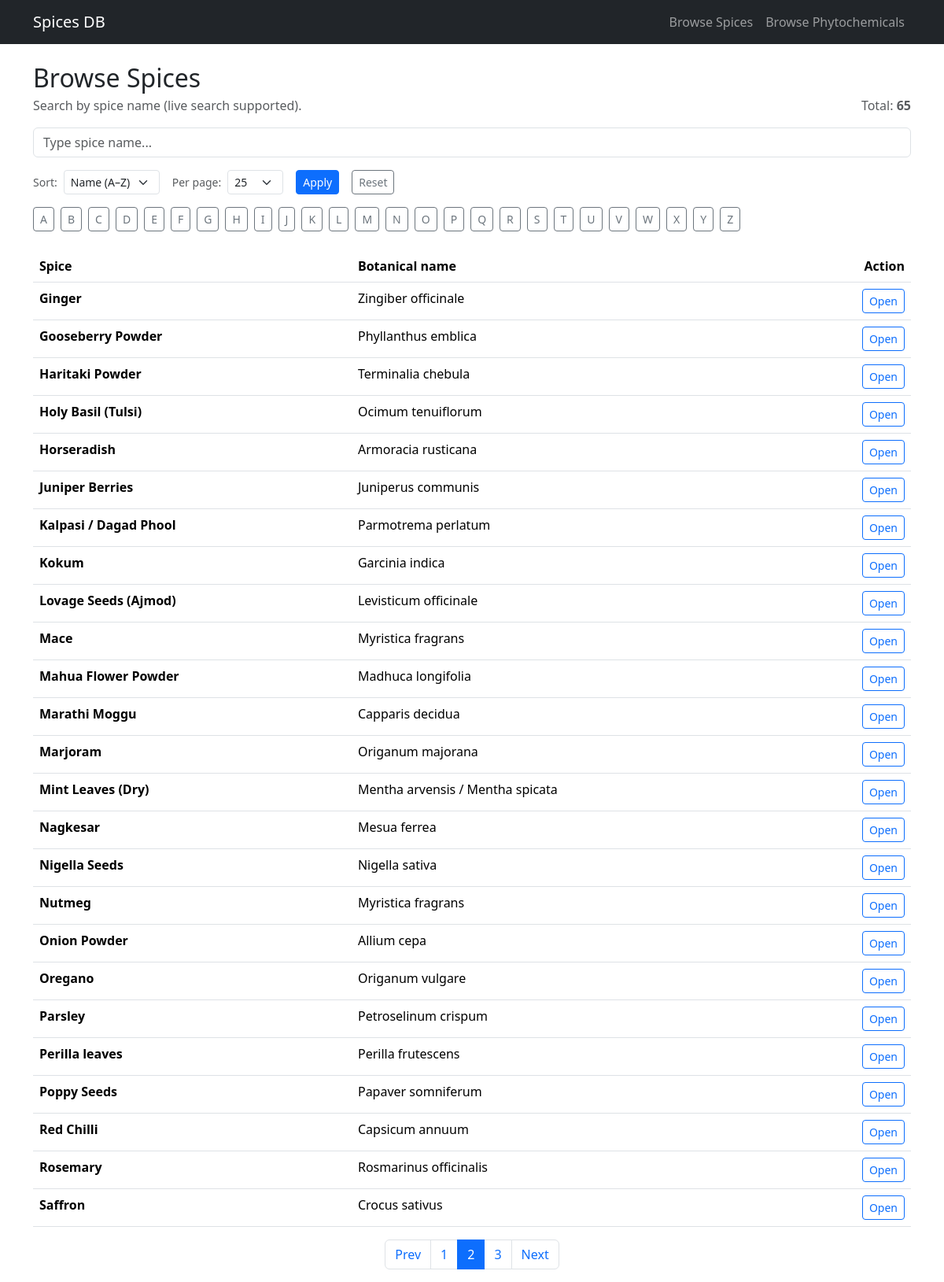
Page /browse/spices?page=2 on the committed database.
### tables this page shows
CREATE TABLE spices (
  spice_id INTEGER PRIMARY KEY AUTOINCREMENT,
  spice_name TEXT NOT NULL UNIQUE,
  botanical_name TEXT
);

### app.py (the view, shortened to what this page needs)
@app.route("/browse/spices")
def browse_spices():
    q = (request.args.get("q") or "").strip()
    starts = (request.args.get("starts") or "").strip().upper()
    sort = request.args.get("sort", "name_asc")
    sort_map = {
        "name_asc": "spice_name ASC",
        "name_desc": "spice_name DESC",
    }
    order_by = sort_map.get(sort, "spice_name ASC")
    page = int(request.args.get("page", 1))
    per_page = int(request.args.get("per_page", 25))
    per_page = max(5, min(per_page, 200))
    offset = (page - 1) * per_page
    base_qs = build_base_qs()
    if starts and len(starts) == 1 and starts.isalpha():
        total = query_db(
            "SELECT COUNT(*) AS c FROM spices WHERE spice_name LIKE ?",
            (f"{starts}%",),
            one=True,
        )["c"]
        rows = query_db(
            f"""
            SELECT spice_id, spice_name, botanical_name
            FROM spices
            WHERE spice_name LIKE ?
            ORDER BY {order_by}
            LIMIT ? OFFSET ?
            """,
            (f"{starts}%", per_page, offset),
        )
    else:
        total = query_db("SELECT COUNT(*) AS c FROM spices", one=True)["c"]
        rows = query_db(
            f"""
            SELECT spice_id, spice_name, botanical_name
            FROM spices
            ORDER BY {order_by}
            LIMIT ? OFFSET ?
            """,
            (per_page, offset),
        )
    return render_template(
        "browse_spices.html",
        spices=rows,
        q=q,
        starts=starts,
        sort=sort,
        page=page,
        per_page=per_page,
        total=total,
        base_qs=base_qs,
    )

### app.py (called while the page is built)
def get_db_connection():
    if not os.path.exists(DB_PATH):
        raise FileNotFoundError(
            f"SQLite DB not found at {DB_PATH}. Put spices.db inside /data folder."
        )
    conn = sqlite3.connect(DB_PATH)
    conn.row_factory = sqlite3.Row
    return conn

def query_db(sql: str, params=(), one: bool = False):
    conn = get_db_connection()
    cur = conn.execute(sql, params)
    rows = cur.fetchall()
    conn.close()
    return (rows[0] if rows else None) if one else rows

def build_base_qs():
    args = request.args.to_dict(flat=True)
    args.pop("page", None)
    return urlencode(args)

### templates/browse_spices.html (shortened to what this page needs)
{% extends "base.html" %}
{% block content %}
<div class="container mt-4">
  <div class="d-flex align-items-end justify-content-between gap-3 flex-wrap">
    <div>
      <h2 class="mb-1">Browse Spices</h2>
      <p class="text-muted mb-0">Search by spice name (live search supported).</p>
    </div>
    <div class="text-muted">
      Total: <b>{{ total }}</b>
    </div>
  </div>
  <div class="mt-3">
    <input id="spiceSearch" class="form-control" placeholder="Type spice name..." value="{{ q }}" />
  </div>
  <form id="spiceControls" class="mt-3 d-flex flex-wrap gap-3 align-items-center" method="get" action="{{ url_for('browse_spices') }}">
    <div class="d-flex align-items-center gap-2">
      <label class="text-muted small mb-0" for="sortBy">Sort:</label>
      <select class="form-select form-select-sm" name="sort" id="sortBy" style="width:auto;"
              onchange="document.getElementById('spiceControls').submit()">
        <option value="name_asc" {% if sort=='name_asc' %}selected{% endif %}>Name (A–Z)</option>
      </select>
    </div>
    <div class="d-flex align-items-center gap-2">
      <label class="text-muted small mb-0" for="perPage">Per page:</label>
      <select class="form-select form-select-sm" name="per_page" id="perPage" style="width:auto;"
              onchange="document.getElementById('spiceControls').submit()">
        <option value="25" {% if per_page==25 %}selected{% endif %}>25</option>
      </select>
    </div>
    <button class="btn btn-sm btn-primary" type="submit">Apply</button>
    <a class="btn btn-sm btn-outline-secondary" href="{{ url_for('browse_spices') }}">Reset</a>
  </form>
  <div class="mt-3 d-flex flex-wrap gap-2">
    {% for letter in "ABCDEFGHIJKLMNOPQRSTUVWXYZ" %}
      <a class="btn btn-sm btn-outline-secondary"
         href="{{ url_for('browse_spices', starts=letter, sort=sort, per_page=per_page) }}"
         title="Show spices containing '{{ letter }}'">
        {{ letter }}
      </a>
    {% endfor %}
  </div>
  <div class="mt-4">
    <table class="table table-hover">
      <thead>
        <tr>
          <th>Spice</th>
          <th>Botanical name</th>
          <th class="text-end">Action</th>
        </tr>
      </thead>
      <tbody>
        {% for s in spices %}
        <tr>
          <td><b>{{ s.spice_name }}</b></td>
          <td>{{ s.botanical_name or "—" }}</td>
          <td class="text-end">
            <a class="btn btn-sm btn-outline-primary" href="{{ url_for('spice_detail', spice_id=s.spice_id) }}">Open</a>
          </td>
        </tr>
        {% endfor %}
      </tbody>
    </table>
  </div>
  {% include 'pagination.html' %}
</div>
{% endblock %}

### rows in the picture
spices: spice_name "Ginger", botanical_name "Zingiber officinale"
spices: spice_name "Gooseberry Powder", botanical_name "Phyllanthus emblica"
spices: spice_name "Haritaki Powder", botanical_name "Terminalia chebula"
spices: spice_name "Holy Basil (Tulsi)", botanical_name "Ocimum tenuiflorum"
spices: spice_name "Horseradish", botanical_name "Armoracia rusticana"
spices: spice_name "Juniper Berries", botanical_name "Juniperus communis"
spices: spice_name "Kalpasi / Dagad Phool", botanical_name "Parmotrema perlatum"
spices: spice_name "Kokum", botanical_name "Garcinia indica"
spices: spice_name "Lovage Seeds (Ajmod)", botanical_name "Levisticum officinale"
spices: spice_name "Mace", botanical_name "Myristica fragrans"
spices: spice_name "Mahua Flower Powder", botanical_name "Madhuca longifolia"
spices: spice_name "Marathi Moggu", botanical_name "Capparis decidua"
spices: spice_name "Marjoram", botanical_name "Origanum majorana"
spices: spice_name "Mint Leaves (Dry)", botanical_name "Mentha arvensis / Mentha spicata"
spices: spice_name "Nagkesar", botanical_name "Mesua ferrea"
spices: spice_name "Nigella Seeds", botanical_name "Nigella sativa"
spices: spice_name "Nutmeg", botanical_name "Myristica fragrans"
spices: spice_name "Onion Powder", botanical_name "Allium cepa"
spices: spice_name "Oregano", botanical_name "Origanum vulgare"
spices: spice_name "Parsley", botanical_name "Petroselinum crispum"
spices: spice_name "Perilla leaves", botanical_name "Perilla frutescens"
spices: spice_name "Poppy Seeds", botanical_name "Papaver somniferum"
spices: spice_name "Red Chilli", botanical_name "Capsicum annuum"
spices: spice_name "Rosemary", botanical_name "Rosmarinus officinalis"
spices: spice_name "Saffron", botanical_name "Crocus sativus"

### other values in the picture
{{ total }} "65"
{{ letter }} "A" "B" "C" "D" "E" "F" "G" "H" "I" "J" "K" "L" "M" "N" "O" "P" "Q" "R" "S" "T" "U" "V" "W" "X" "Y" "Z"
{{ p }} "1" "2" "3"
